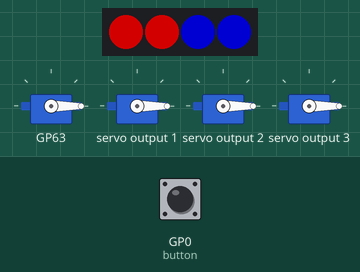
Simulated run of this program. Board: Raspberry Pi Pico running MicroPython. On the bench: 4 RGB LEDs in strip order, left to right, 4 × servo. The test bench sets the inputs (shaded band); at power-on: GP0 (button) LOW. Dim RGB values are drawn brighter than linear.

Above: at 1.2 s.
1.3 s: GP0 (button) pulled HIGH for 0.15 s
At 1.7 s:
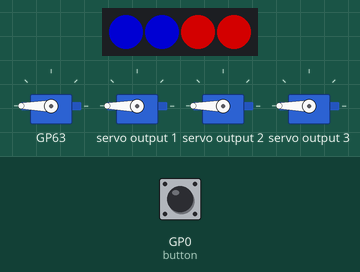
2.9 s: GP0 (button) pulled HIGH for 1 s
At 4.1 s:
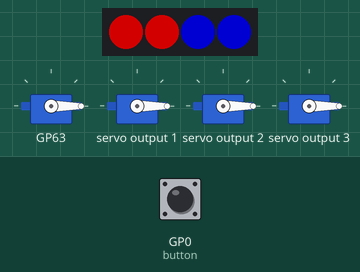
5.4 s: GP0 (button) pulled HIGH for 3.2 s
At 6.0 s:
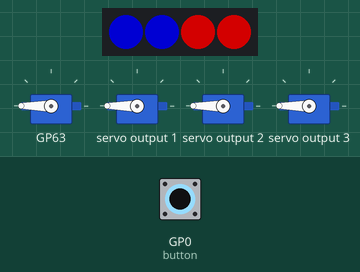
Timing chart, 0 to 8.4 s (numbered marks = the images above; inputs shaded):
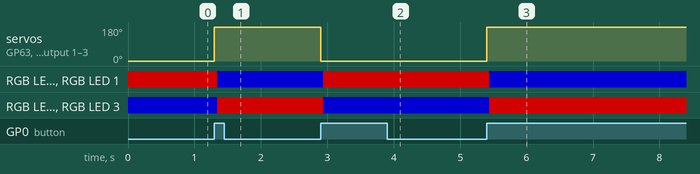

Measured:
- after the input at 1.3 s, servo on GP63, servo on servo output 1–3: 0° → 180° at once; RGB LED 0, RGB LED 1: RGB(127, 0, 0) → RGB(0, 0, 127) at once; RGB LED 2, RGB LED 3: RGB(0, 0, 127) → RGB(127, 0, 0) at once
- after the input at 2.9 s, servo on GP63, servo on servo output 1–3: 180° → 0° at once; RGB LED 0, RGB LED 1: RGB(0, 0, 127) → RGB(127, 0, 0) at once; RGB LED 2, RGB LED 3: RGB(127, 0, 0) → RGB(0, 0, 127) at once
- after the input at 5.4 s, servo on GP63, servo on servo output 1–3: 0° → 180° at once; RGB LED 0, RGB LED 1: RGB(127, 0, 0) → RGB(0, 0, 127) at once; RGB LED 2, RGB LED 3: RGB(0, 0, 127) → RGB(127, 0, 0) at once

The program:

buttonServoTest.py
```python
#flicks servos form 0 to 180 and vice versa on button presses. Also changes ZIP LED colours at same time
from PicoAutonomousRobotics import KitronikPicoRobotBuggy

buggy = KitronikPicoRobotBuggy()
ServoAtZero = True

def ButtonIRQHandler(pin):
    global ServoAtZero
    if pin == buggy.button:
        if ServoAtZero == True:
            ServoAtZero = False
        else:
            ServoAtZero = True


buggy.button.irq(trigger=machine.Pin.IRQ_RISING, handler =  ButtonIRQHandler)
buggy.setLED(0,buggy.BLUE)
buggy.setLED(1,buggy.BLUE)
buggy.setLED(2,buggy.RED)
buggy.setLED(3,buggy.RED)
buggy.show()
buggy.goToPosition(0,0)
buggy.goToPosition(1,0)
buggy.goToPosition(2,0)
buggy.goToPosition(3,0)

while True:
    if(ServoAtZero):
        buggy.setLED(0,buggy.RED)
        buggy.setLED(1,buggy.RED)
        buggy.setLED(2,buggy.BLUE)
        buggy.setLED(3,buggy.BLUE)
        buggy.goToPosition(0,0)
        buggy.goToPosition(1,0)
        buggy.goToPosition(2,0)
        buggy.goToPosition(3,0)
        buggy.show()
    else:
        buggy.setLED(0,buggy.BLUE)
        buggy.setLED(1,buggy.BLUE)
        buggy.setLED(2,buggy.RED)
        buggy.setLED(3,buggy.RED)
        buggy.goToPosition(0,180)
        buggy.goToPosition(1,180)
        buggy.goToPosition(2,180)
        buggy.goToPosition(3,180)
        buggy.show()
```
